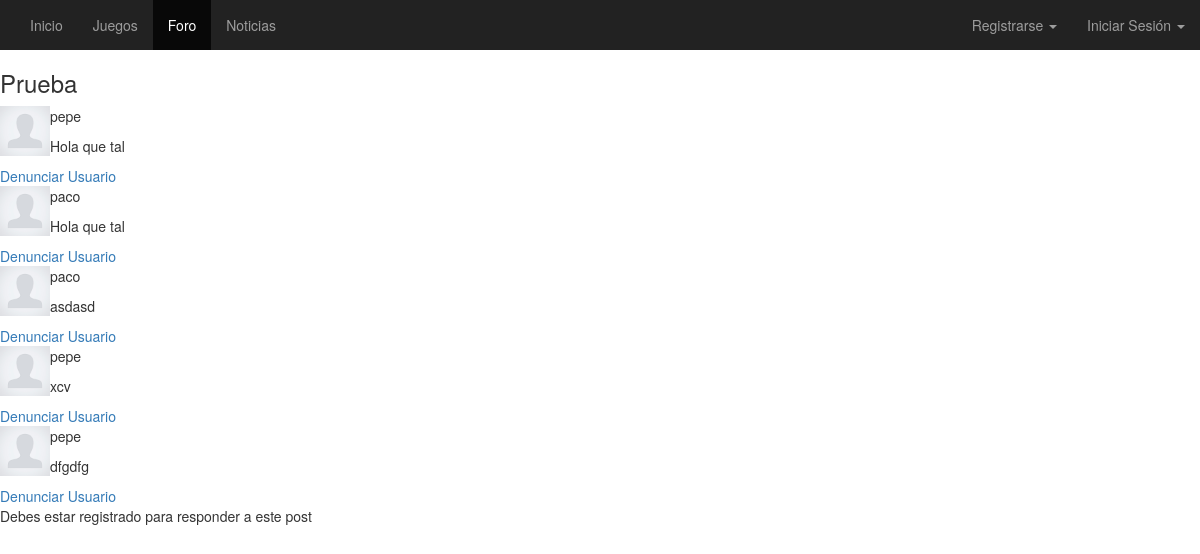
The app's page /foro.php?id=1 with its own data.
### tables this page shows
CREATE TABLE `post` (
  `id` int(5) NOT NULL,
  `titulo` varchar(50) NOT NULL,
  `n_cat` int(2) NOT NULL,
  `id_user` varchar(50) NOT NULL
);

CREATE TABLE `mensaje` (
  `id` int(10) NOT NULL,
  `contenido` varchar(2000) NOT NULL,
  `id_post` int(5) NOT NULL,
  `id_user` varchar(50) NOT NULL
);

CREATE TABLE `usuario` (
  `img` varchar(250) NOT NULL,
  `user` varchar(30) NOT NULL,
  `pass` varchar(50) NOT NULL,
  `email` varchar(50) NOT NULL,
  `allow` tinyint(1) NOT NULL
);

### script/php/foropost.php (the view)
<?php
	$consulta="SELECT p.titulo, m.contenido, m.id_user, u.img FROM mensaje m,post p,usuario u WHERE p.id=m.id_post AND m.id_user=u.user AND m.id_post='".$_GET['id']."';";
	$get=mysqli_query($con,$consulta);
	$get=mysqli_fetch_all($get,MYSQLI_ASSOC);
	echo "<h3>".$get[0]['titulo']."</h3>";
	foreach ($get as $valor) {
		echo "<p>$valor[id_user]<img src=$valor[img] style='float:left;max-width:50px;max-height:50px'></p>";
		echo "<p>$valor[contenido]</p>";
		echo "<a href='?id=$_GET[id]&ban=$valor[id_user]'>Denunciar Usuario</a>";
	}
	if(isset($_SESSION['user'])){
?>
<form action="#" method="post" accept-charset="utf-8">
	<label for="cuerpo">Responder</label><br>
	<textarea name="cuerpo" id="cuerpo" required></textarea><br>
	<input type="submit" name="Enviar" value="Enviar" id="enviar">
</form>
<?php
		if(isset($_POST['cuerpo'])){
			$cuerpo=$_POST['cuerpo'];
			$id=$_GET['id'];
			$user=$_SESSION['user'];
			$add=mysqli_query($con,"INSERT INTO mensaje (contenido, id_post, id_user) VALUES ('$cuerpo',$id,'$user');");
			if($add){
				header("Refresh:0");
			}
		}
	}else{
		echo "<p>Debes estar registrado para responder a este post</p>";
	}
?>

### records on screen
post: titulo "Prueba"
mensaje: id_user "pepe", id_user.img (placeholder picture), contenido "Hola que tal"
mensaje: id_user "paco", id_user.img (placeholder picture), contenido "Hola que tal"
mensaje: id_user "paco", id_user.img (placeholder picture), contenido "asdasd"
mensaje: id_user "pepe", id_user.img (placeholder picture), contenido "xcv"
mensaje: id_user "pepe", id_user.img (placeholder picture), contenido "dfgdfg"
